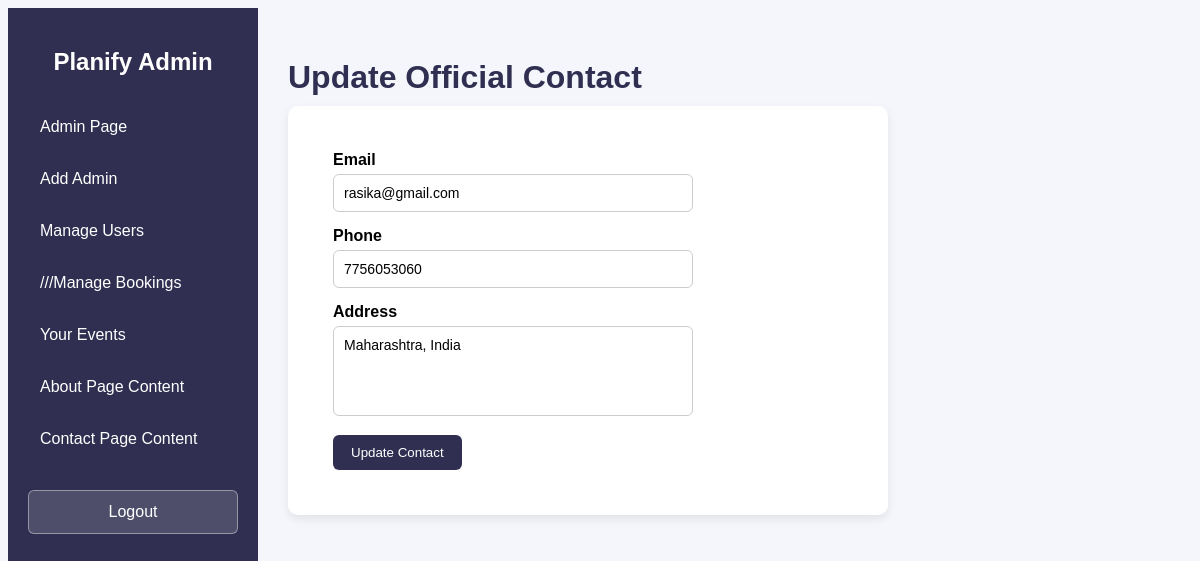
The app's page /admin/update_contact.php (signed in) with its own data.
### tables this page shows
CREATE TABLE `contact_info` (
  `id` int(11) NOT NULL,
  `email` varchar(100) NOT NULL,
  `phone` varchar(15) NOT NULL,
  `address` text NOT NULL
);

### admin/update_contact.php (the view, shortened to what this page needs)
<?php
require_once "../config/db.php";
$contact_result = $conn->query("SELECT * FROM contact_info LIMIT 1");
$contact = $contact_result->fetch_assoc();
?>
<?php include("admin_header.php"); ?>
<?php include("admin_sidebar.php"); ?>
<div class="main-content">
    <h1>Update Official Contact</h1>
    <div class="contact-form-card">
        <form method="POST">
            <label>Email</label>
            <input type="email" name="email"
                value="<?php echo htmlspecialchars($contact['email']); ?>"
                required>
            <label>Phone</label>
            <input type="text" name="phone"
                value="<?php echo htmlspecialchars($contact['phone']); ?>"
                maxlength="10"
                required>
            <label>Address</label>
            <textarea name="address" required><?php
                                                echo htmlspecialchars($contact['address']);
                                                ?></textarea>
            <button type="submit">Update Contact</button>
        </form>
    </div>
</div>
<?php include("admin_footer.php"); ?>

### admin/admin.css (style rules this page uses)
* { padding: 0; box-sizing: border-box; font-family: 'Poppins', sans-serif; }
body { background-color: #f4f6fb; }
.main-content { flex: 1; padding: 30px; }
.main-content h1 { color: rgb(48, 47, 81); margin-bottom: 10px; }
form { max-width: 400px; background: #fff; padding: 20px; border-radius: 10px; }
form input { width: 100%; padding: 10px; margin-bottom: 15px; }
form button { background-color: rgb(48, 47, 81); color: #fff; border: none; padding: 10px; cursor: pointer; }
.contact-form-card { max-width: 600px; background: #ffffff; padding: 25px; border-radius: 10px; box-shadow: 0 4px 10px rgba(0, 0, 0, 0.08); }
.contact-form-card label { font-weight: 600; display: block; margin-bottom: 5px; }
.contact-form-card input, .contact-form-card textarea { width: 100%; padding: 10px; margin-bottom: 15px; border-radius: 6px; border: 1px solid #ccc; font-size: 14px; }
.contact-form-card textarea { resize: none; height: 90px; }
.contact-form-card button { background-color: rgb(48, 47, 81); color: #ffffff; border: none; padding: 10px 18px; border-radius: 6px; cursor: pointer; transition: 0.3s ease; }

### records on screen
contact_info: email "rasika@gmail.com", phone "7756053060", address "Maharashtra, India"
